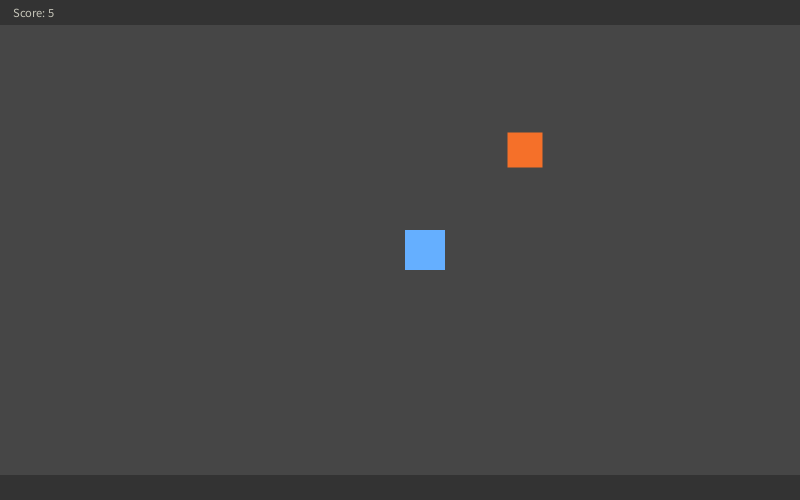
Frame 1 (no input)
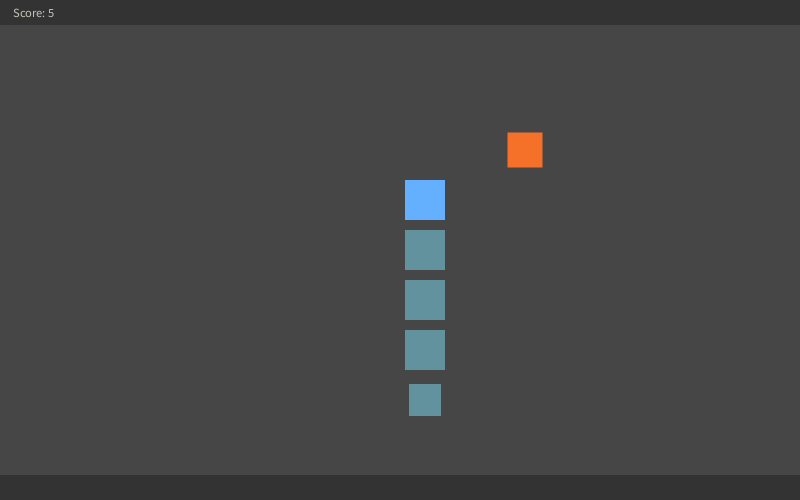
Frame 60 (the mouse pressed at the canvas centre just before this capture)
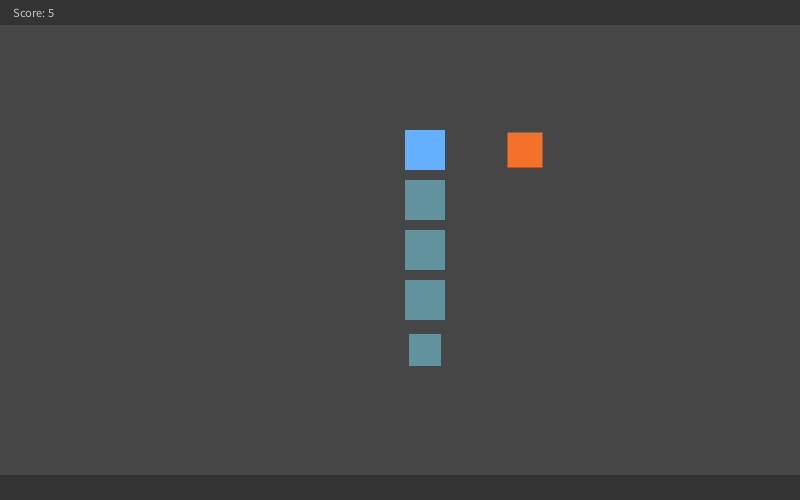
Frame 120 (the mouse held since frame 60 and released just before this capture)

The Processing sketch that drew these frames (run headless with seeded random() and noise(); from frame 60 on, the mouse is pressed at the canvas centre):

// Processing sketch: SN
// ── SN.pde

final int gridW = 16;
final int gridH = 9;

Snake snake;
Apple apple;



void setup() {
  size(800, 500);
  rectMode(CENTER);
  noStroke();
  textAlign(LEFT, CENTER);
  
  
  
  snake = new Snake();
  apple = new Apple(snake);
  
}


void draw() {
  background(#333333);
  fill(#464646);
  rect(width/2, height/2, gridW*snake.wid, gridH*snake.wid);
  snake.work(apple);
}

// ── Apple.pde
class Apple {

  int posX;
  int posY;

  int wid;
  float m;
  color col;

  float offX;
  float offY;

  Apple() {
    init(new Snake());
  }
  
  Apple(Snake s) {
    init(s);
  }

  void init(Snake s) {

    reset(s);
    wid = min(width/gridW, height/gridH);
    offX = 0.5*(width-wid*gridW);
    offY = 0.5*(height-wid*gridH);
    m = 0.7;
    col = #F57029;
  }


  void reset(Snake s) {
    posX = randomInt(gridW);
    posY = randomInt(gridH);
    while (checkApplePos(s)) {
      posX = randomInt(gridW);
      posY = randomInt(gridH);
    }
  }
  
  void display() {
    fill(col);
    rect(offX + (0.5+posX)*wid, offY + (0.5+posY)*wid, m*wid, m*wid);
  }
  
  boolean checkApplePos(Snake s) {
    for (int i = 0; i < s.len; i++) {
      if(posX == s.x.get(i) && posY == s.y.get(i)) return true;
    }
    return false;
  }
  
  
}

// ── Snake.pde

class Snake {

  ArrayList<Integer> x;
  ArrayList<Integer> y;
  int len;
  int dir;
  int freq;
  int tick;
  boolean isAlive;

  int wid;
  float m;
  color col;
  color headCol;

  float offX;
  float offY;


  Snake() {
    init();
  }


  void init() {
    x = new ArrayList<Integer>();
    y = new ArrayList<Integer>();
    for (int i = 0; i < 5; i++) {
      x.add(floor(gridW/2));
      y.add(floor(gridH/2));
    }
    reset();
    freq = 5;
    tick = 0;
    wid = min(width/gridW, height/gridH);
    offX = 0.5*(width-wid*gridW);
    offY = 0.5*(height-wid*gridH);
    m = 0.8;
    headCol = #65AFFF;
    col = #62929E;
  }

  void reset() {
    len = 5;
    dir = 0;
    tick = 0;
    isAlive = true;
    x.clear();
    y.clear();
    x.add(floor(gridW/2));
    y.add(floor(gridH/2));
    for (int i = 1; i < len; i++) {
      x.add(-1);
      y.add(-1);
    }
  }

  void display() {
    
    fill(col);
    for (int i = 1; i < len-1; i++) {
      rect(offX +(0.5+x.get(i))*wid, offY + (0.5+y.get(i))*wid, m*wid, m*wid);
    }
    
    rect(offX +(0.5+x.get(len-1))*wid, offY + (0.5+y.get(len-1))*wid, m*m*wid, m*m*wid);
    fill(headCol);
    rect(offX + (0.5+x.get(0))*wid, offY + (0.5+y.get(0))*wid, m*wid, m*wid);

    fill(#C6C5B9);
    textSize(max(offX, offY)*0.5);
    text("Score: " + str(len), max(offX*0.5, offY*0.5), max(offX*0.5, offY*0.5));
    
  }

  void move() {
    if (tick < freq || !isAlive) {
      tick++;
      return;
    }
    for (int i = len-1; i > 0; i--) {
      x.set(i, x.get(i-1));
      y.set(i, y.get(i-1));
    }

    switch(dir) {
    case 0:
      y.set(0, (y.get(0)+gridH-1) % gridH);
      break;
    case 1:
      x.set(0, (x.get(0)+1) % gridW);
      break;
    case 2:
      y.set(0, (y.get(0)+1) % gridH);
      break;
    case 3:
      x.set(0, (x.get(0)+gridW-1) % gridW);
      break;
    }
    tick = 0;
  }

  void death() {
    for (int i = 1; i < len; i++) {
      if (x.get(0) == x.get(i) && y.get(0) == y.get(i)) {
        isAlive = false;
        break;
      }
    }
  }

  void eat(Apple a) {
    if (x.get(0) == a.posX && y.get(0) == a.posY) {
      x.add(-1);
      y.add(-1);
      len++;
      a.reset(this);
    }
  }


  void turn() {
    if(!keyPressed) return;
    if ( dir % 2 == 0) {
      if (keyCode == RIGHT) dir = 1;
      if (keyCode == LEFT) dir = 3;
    } else {
      if (keyCode == UP) dir = 0;
      if (keyCode == DOWN) dir = 2;
    }
  }

  void work(Apple a) {
    if (isAlive) {
      turn();
      move();
      eat(apple);
      death();
    } else if (keyPressed) {
      reset();
      a.reset(this);
    }
    display();
    a.display();
  }
}

// ── utils.pde

int randomInt(int h) {
  return floor(random(h));
}
